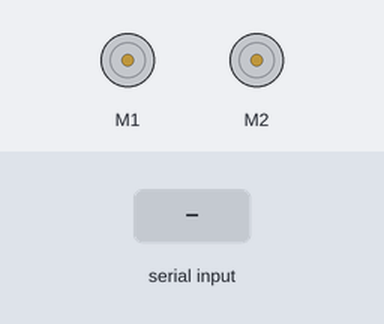
This sketch was run on a simulated Arduino Uno, built with avr-gcc and run on an emulated ATmega328P. On the bench: 2 × DC motor (green arrow = forward, orange = backward, longer = faster). The test bench sets the inputs (shaded band). What the sketch prints to the serial monitor is not drawn.

Above: at 1.2 s.
1.3 s: "F" received over the second serial link
At 1.8 s:
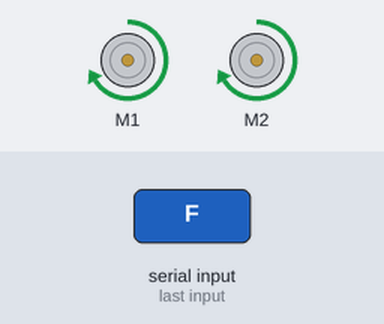
2.8 s: "B" received over the second serial link
At 4.0 s:
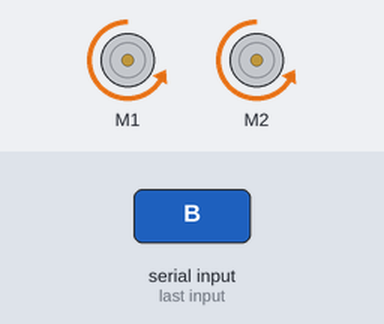
4.3 s: "L" received over the second serial link
At 5.3 s:
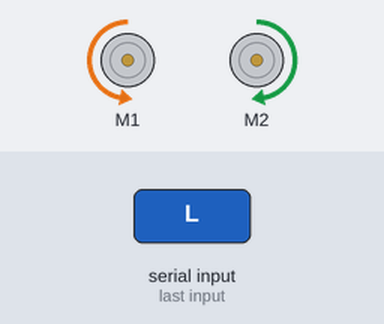
5.8 s: "R" received over the second serial link
At 6.4 s:
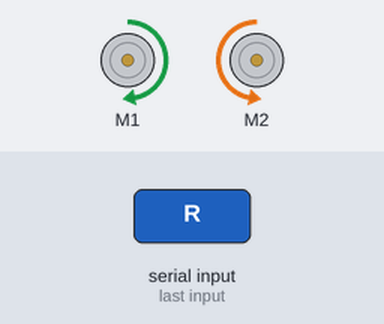
Timing chart, 0 to 8.3 s (numbered marks = the images above; inputs shaded):
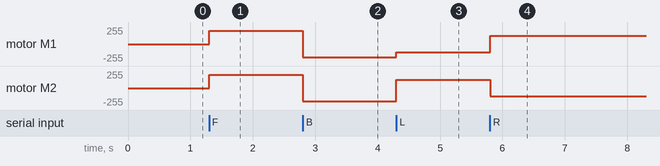

The sketch:

twoWheelRobot.ino
```cpp
#include <AFMotor.h>
#include <SoftwareSerial.h>

AF_DCMotor LMOTOR(1);
AF_DCMotor RMOTOR(2);

SoftwareSerial BT(9,10);

void setup(){
	BT.begin(9600);
	Serial.begin(9600);
	Serial.println("BT Ready");

	LMOTOR.setSpeed(0);
	RMOTOR.setSpeed(0);

	LMOTOR.run(RELEASE);
	RMOTOR.run(RELEASE);
}

char c;
void loop(){
	if(BT.available()){
    c = BT.read();
	  selector(c);
	}
	BT.println(c);
	Serial.println(c);
}

void selector(char choice){
	switch(choice){
    case 'F':
      forward();
      break;
    case 'B':
      backward();
      break;
    case 'L':
      left();
      break;
    case 'R':
      right();
      break;
    case 'S':
      stopped();
      break;
    default:
      stopped();
      break;
	}
}

char f = FORWARD;
char b = BACKWARD;
void forward(){
	LMOTOR.run(f);
	RMOTOR.run(f);
	LMOTOR.setSpeed(200);
	RMOTOR.setSpeed(200);
}

void backward(){
	LMOTOR.run(b);
	RMOTOR.run(b);
	LMOTOR.setSpeed(200);
	RMOTOR.setSpeed(200);
}

void left(){
	LMOTOR.run(b);
	RMOTOR.run(f);
	LMOTOR.setSpeed(127);
	RMOTOR.setSpeed(127);
}

void right(){
	LMOTOR.run(f);
	RMOTOR.run(b);
	LMOTOR.setSpeed(127);
	RMOTOR.setSpeed(127);
}

void stopped(){
	LMOTOR.run(RELEASE);
	RMOTOR.run(RELEASE);
	LMOTOR.setSpeed(0);
	RMOTOR.setSpeed(0);
}
```

Measured:
- after the input at 1.3 s, motor M1, motor M2: stopped → forward 200/255 at once
- after the input at 2.8 s, motor M1, motor M2: forward 200/255 → backward 200/255 at once
- after the input at 4.3 s, motor M1: backward 200/255 → backward 127/255 at once; motor M2: backward 200/255 → forward 127/255 at once
- after the input at 5.8 s, motor M1: backward 127/255 → forward 127/255 at once; motor M2: forward 127/255 → backward 127/255 at once
